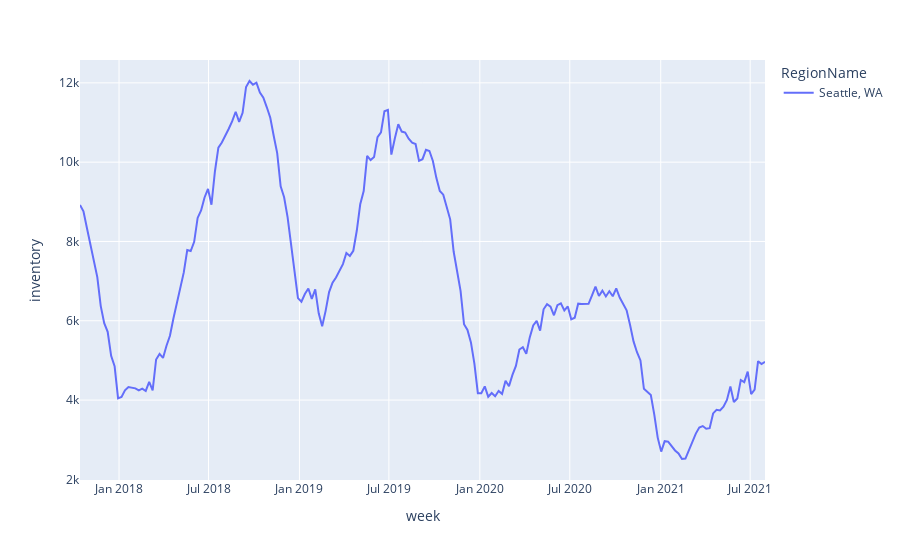

Notebook source saved alongside this figure:
### Code cell
df = inventory[inventory.RegionID.isin(regions)]
dates = [c for c in inventory.columns if c.startswith('20')]
df = pd.melt(df, id_vars = 'RegionName', value_vars = dates, var_name = 'week', value_name = 'inventory')
fig = px.line(df, x="week", y="inventory", color = 'RegionName')
fig.show()

### Figure 1 — Plotly figure (JSON) as saved in the notebook; plotly's stock layout.template omitted (floating-point values rounded to 4 significant figures; data arrays with more than 128 entries replaced by an {"elided": "..."} marker saying what was removed)
{"data": [{"hovertemplate": "RegionName=Seattle, WA<br>week=%{x}<br>inventory=%{y}<extra></extra>", "legendgroup": "Seattle, WA", "line": {"color": "#636efa", "dash": "solid"}, "marker": {"symbol": "circle"}, "mode": "lines", "name": "Seattle, WA", "orientation": "v", "showlegend": true, "type": "scatter", "x": {"elided": "199 str values"}, "xaxis": "x", "y": {"elided": "199 int values"}, "yaxis": "y"}], "layout": {"legend": {"title": {"text": "RegionName"}, "tracegroupgap": 0}, "margin": {"t": 60}, "xaxis": {"anchor": "y", "domain": [0, 1], "title": {"text": "week"}}, "yaxis": {"anchor": "x", "domain": [0, 1], "title": {"text": "inventory"}}}}
